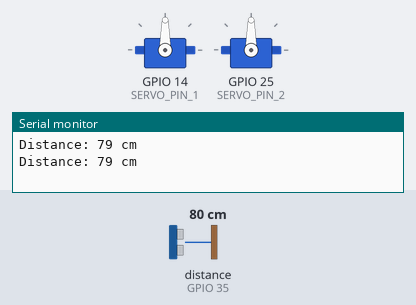
Bench run of a sketch on a simulated ESP32. On the bench: 2 × servo, the last lines printed to the serial monitor. Wiring (inferred from the names in the program): ultrasonic range finder: trigger GPIO 32; echo GPIO 35. The test bench sets the inputs (shaded band); at power-on: distance to the obstacle (sensor on GPIO 35) 80 cm. The echo pulse lasts 58.3 µs per cm.

Above: at 2.2 s.
2.3 s: distance to the obstacle (sensor on GPIO 35) set to 36 cm
4.2 s: distance to the obstacle (sensor on GPIO 35) set to 30 cm
At 5.7 s:
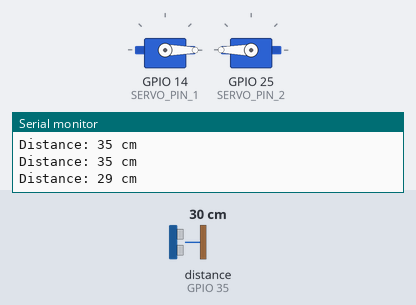
6.5 s: distance to the obstacle (sensor on GPIO 35) set to 35 cm
At 7.4 s:
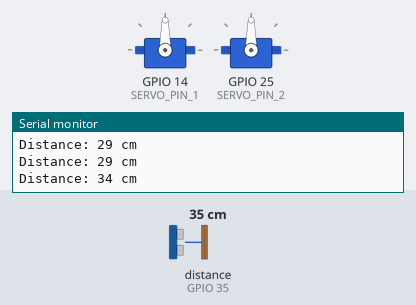
8.5 s: distance to the obstacle (sensor on GPIO 35) set to 2 cm
At 10.3 s:
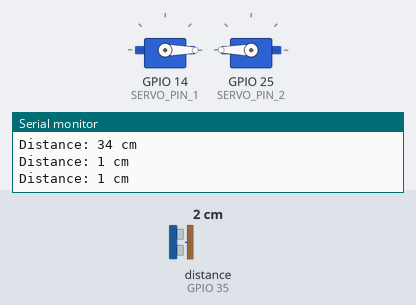
Timing chart, 0 to 11.5 s (numbered marks = the images above; inputs shaded):
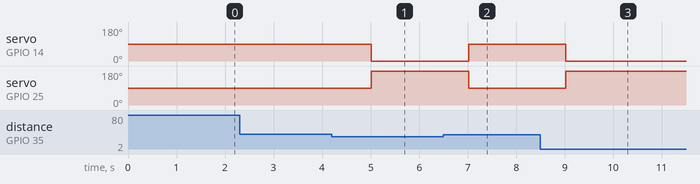

The sketch:

UlServo.ino
```cpp
#include <ESP32Servo.h>

#define PIN_TRIG 32
#define PIN_ECHO 35
#define SERVO_PIN_1 14
#define SERVO_PIN_2 25

Servo servo1;
Servo servo2;

void setup() {
  Serial.begin(115200);
  pinMode(PIN_TRIG, OUTPUT);
  pinMode(PIN_ECHO, INPUT);

  servo1.attach(SERVO_PIN_1);
  servo2.attach(SERVO_PIN_2);

  // Set initial positions for servo motors
  servo1.write(90); // Change the angle (0-180) to adjust initial position
  servo2.write(90); // Change the angle (0-180) to adjust initial position

  delay(1000); // Delay for servo motors to reach initial positions
}

void loop() {
  long duration, distance;

  // Trigger the ultrasonic sensor
  digitalWrite(PIN_TRIG, LOW);
  delayMicroseconds(2);
  digitalWrite(PIN_TRIG, HIGH);
  delayMicroseconds(10);
  digitalWrite(PIN_TRIG, LOW);

  // Measure the echo duration
  duration = pulseIn(PIN_ECHO, HIGH);

  // Calculate distance in centimeters
  distance = duration * 0.034 / 2;

  // Print the distance to the Serial Monitor
  Serial.print("Distance: ");
  Serial.print(distance);
  Serial.println(" cm");

  // Move servo motors based on distance
  if (distance <= 30) {
    servo1.write(0);  // Move servo 1 to 0 degrees
    servo2.write(180); // Move servo 2 to 180 degrees
  } else {
    servo1.write(90); // Move servo 1 to 90 degrees
    servo2.write(90); // Move servo 2 to 90 degrees
  }

  delay(1000); // Delay for the servos to reach the desired position
}
```

Measured:
- the behaviour switches between 32 and 31 cm on distance to the obstacle (sensor on GPIO 35) (found by bisection; images 0 and 1)
- after the input at 4.2 s, servo on GPIO 14 (SERVO_PIN_1): 90° → 0° after 0.82 s; servo on GPIO 25 (SERVO_PIN_2): 90° → 180° after 0.82 s
- after the input at 6.5 s, servo on GPIO 14 (SERVO_PIN_1): 0° → 90° after 0.52 s; servo on GPIO 25 (SERVO_PIN_2): 180° → 90° after 0.52 s
- after the input at 8.5 s, servo on GPIO 14 (SERVO_PIN_1): 90° → 0° after 0.53 s; servo on GPIO 25 (SERVO_PIN_2): 90° → 180° after 0.53 s
